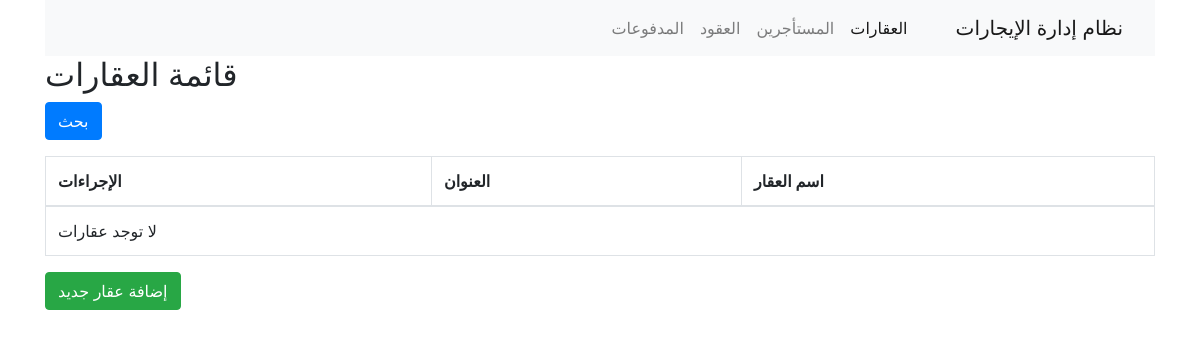
/properties/, run on an earlier commit of the app's database.
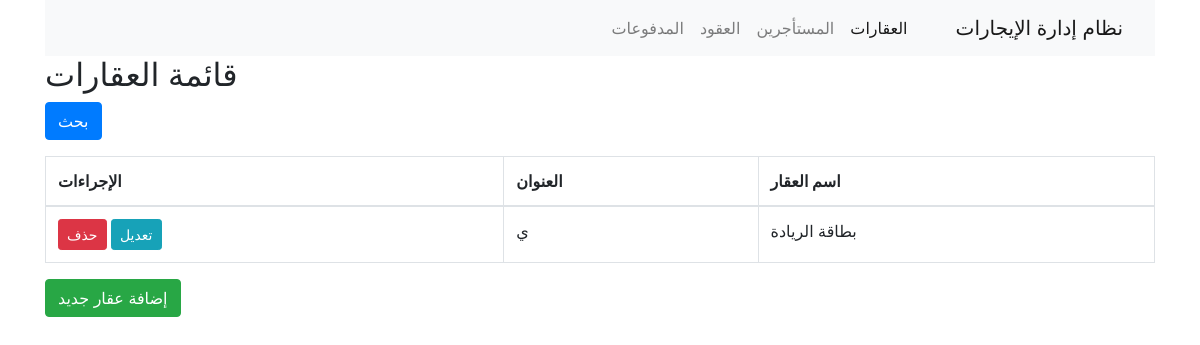
And on a later commit of the database.
### properties/models.py (models this page shows, shortened)
class Property(models.Model):
    PROPERTY_TYPES = [
        ('apartment', 'شقة'),
        ('officestation', 'مكتب'),
        ('store', 'متجر'),
    ]
    name = models.CharField(verbose_name="اسم العقار", max_length=100)
    address = models.TextField(verbose_name="العنوان")
    property_type = models.CharField(verbose_name="نوع العقار", max_length=20, choices=PROPERTY_TYPES)
    num_rooms = models.IntegerField(verbose_name="عدد الغرف")
    available = models.BooleanField(verbose_name="متاح", default=True)
    description = models.TextField(verbose_name="الوصف", blank=True, null=True)
    created_at = models.DateTimeField(verbose_name="تاريخ الإضافة", auto_now_add=True)

### properties/views.py (the view)
# urls.py: path('properties/', PropertyListView.as_view(), name='property_list'),
class PropertyListView(ListView):
    model = Property
    template_name = 'property_list.html'
    context_object_name = 'properties'
    paginate_by = 10
    def get_queryset(self):
        queryset = Property.objects.all()
        query = self.request.GET.get('query')
        if query:
            queryset = queryset.filter(name__icontains=query)
        return queryset
    def get_context_data(self, **kwargs):
        context = super().get_context_data(**kwargs)
        context['form'] = PropertySearchForm(self.request.GET or None)
        return context

### properties/templates/property_list.html (shortened to what this page needs)
{% extends 'base.html' %}
{% block content %}
<h2>قائمة العقارات</h2>
<form method="GET" action="">
  <button type="submit" class="btn btn-primary">بحث</button>
</form>
<table class="table table-bordered mt-3">
  <thead>
    <tr>
      <th>اسم العقار</th>
      <th>العنوان</th>
      <th>الإجراءات</th>
    </tr>
  </thead>
  <tbody>
    {% for property in properties %}
    <tr>
      <td>{{ property.name }}</td>
      <td>{{ property.address }}</td>
      <td>
        <a href="{% url 'property_edit' property.pk %}" class="btn btn-info btn-sm">تعديل</a>
        <a href="{% url 'property_delete' property.pk %}" class="btn btn-danger btn-sm">حذف</a>
      </td>
    </tr>
    {% empty %}
    <tr>
      <td colspan="3">لا توجد عقارات</td>
    </tr>
    {% endfor %}
  </tbody>
</table>
<a href="{% url 'property_add' %}" class="btn btn-success">إضافة عقار جديد</a>
{% endblock %}

What changed in the data, as far as the page shows it:
added Property: name "بطاقة الريادة", address "ي"
Also different on the page:
text no longer shown: "لا توجد عقارات"
